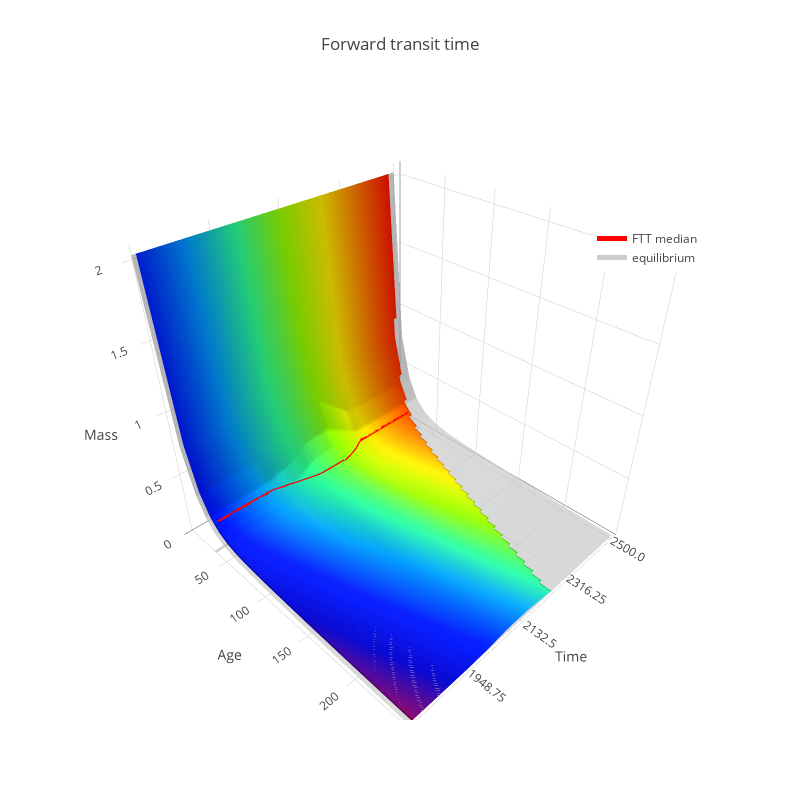

Source (notebook cell):
### Code cell
ftt_dens_fig['layout']['legend'] = dict(x=0.8, y=0.8)
iplot(ftt_dens_fig)
